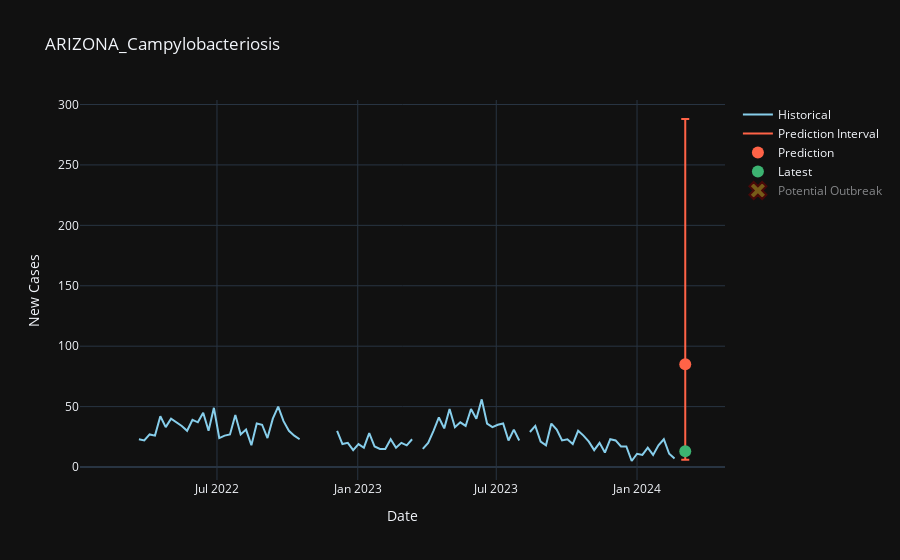

The notebook cell saved with this chart:
### Code cell
# chart shows: we have historical, latest, pred/interval, and NO outbreak
selected_item_id = "ARIZONA_Campylobacteriosis"
plot_outbreak(df_historical, df_latest,  df_preds, selected_item_id)
